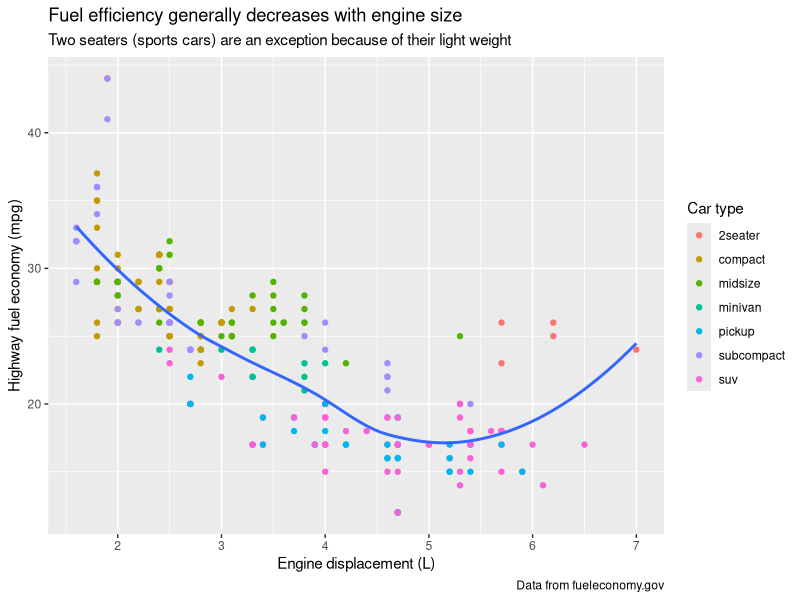
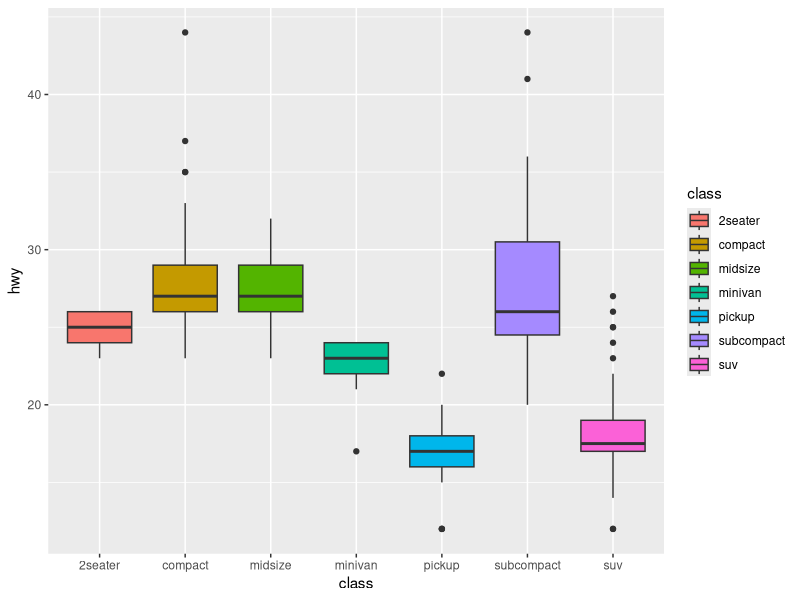
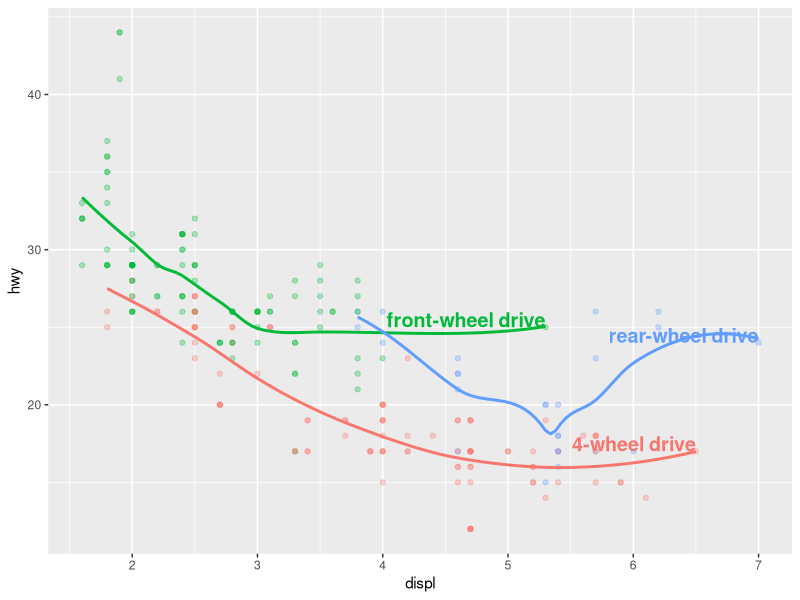
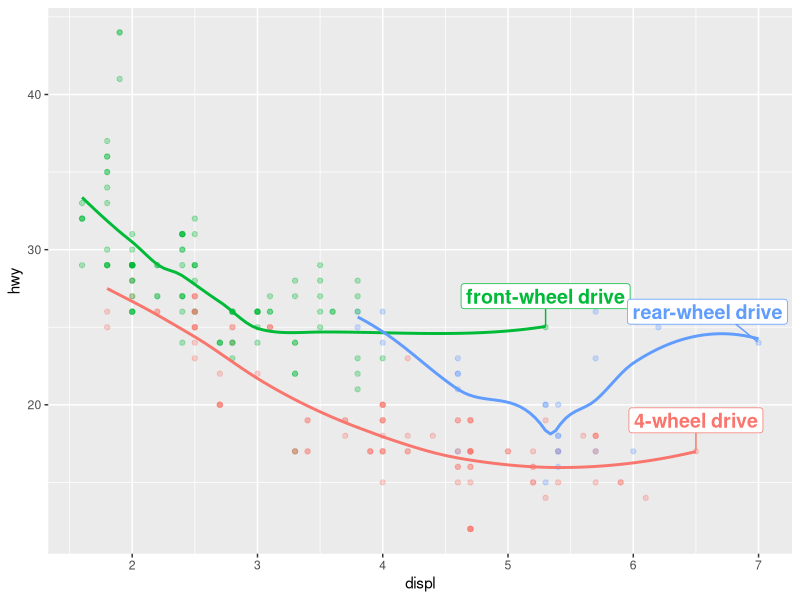
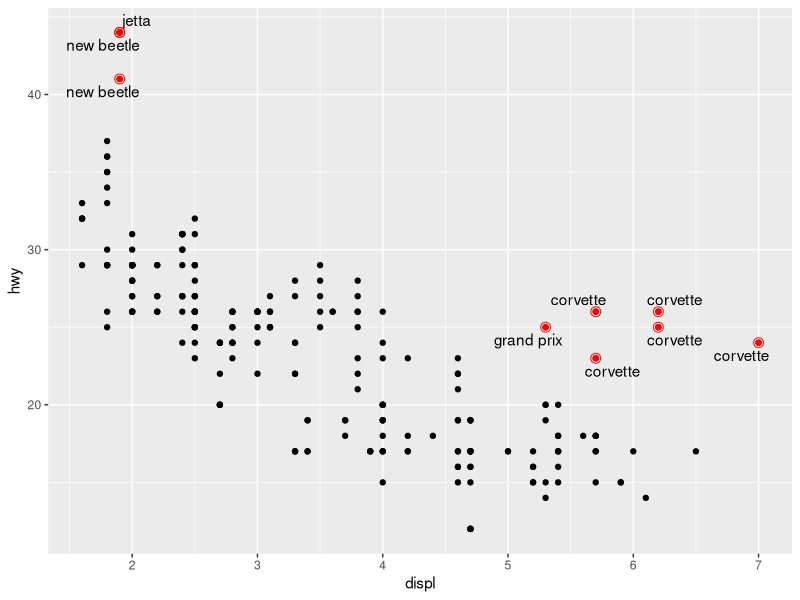
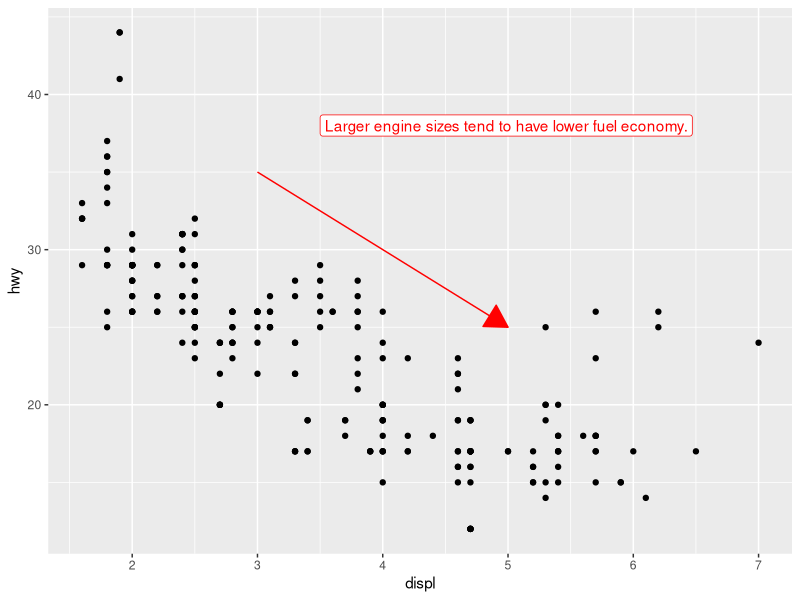
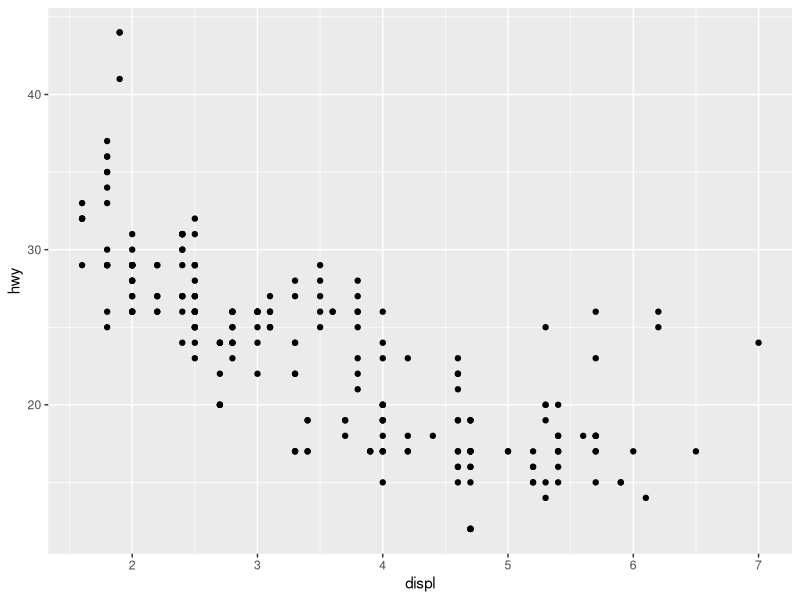
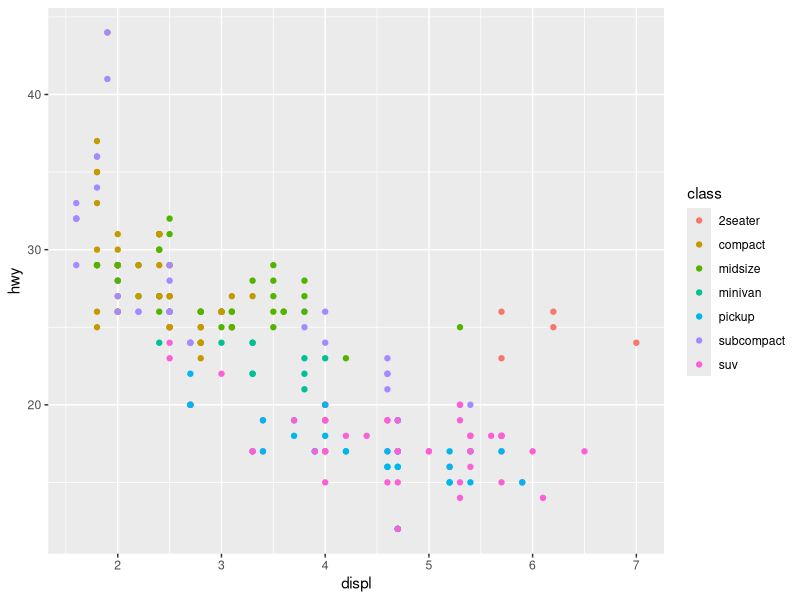

Generate these figures, in order, with R: (Note: this script raises an error after producing the figures.)
## ---- chunk 1
knitr::opts_chunk$set(
  echo = TRUE,
  message = FALSE,
  warning = FALSE,
  tidy = FALSE,
  fig.width = 7,
  fig.asp = 0.618
)
## ---- chunk 2
library(tidyverse)                 # for ggplot2 and mpg
library(ggrepel)                   # for smart label placement
library(patchwork)                 # for combining plots
library(scales)                    # for axis formatting
## ---- chunk 3
ggplot(mpg, aes(x = displ, y = hwy)) +
  geom_point(aes(color = class)) +
  geom_smooth(se = FALSE) +
  labs(
    x = "Engine displacement (L)",
    y = "Highway fuel economy (mpg)",
    color = "Car type",
    title = "Fuel efficiency generally decreases with engine size",
    subtitle = "Two seaters (sports cars) are an exception because of their light weight",
    caption = "Data from fueleconomy.gov"
  )
## ---- chunk 4
g1 <-  ggplot(
  data = mpg,
  mapping = aes(x = class, y = hwy, fill = class)) +
  geom_boxplot()

g1
## ---- chunk 5
label_info <- mpg |>
  group_by(drv) |>
  arrange(desc(displ)) |>
  slice_head(n = 1) |>
  mutate(
    drive_type = case_when(
      drv == "f" ~ "front-wheel drive",
      drv == "r" ~ "rear-wheel drive",
      drv == "4" ~ "4-wheel drive"
    )
  ) |> 
  select(displ, hwy, drv, drive_type)

label_info
## ---- chunk 6
ggplot(mpg, aes(x = displ, y = hwy, color = drv)) +
  # 
  geom_point(alpha = 0.3) + 
  geom_smooth(se = FALSE) +
  geom_text(
    data = label_info,
    aes(x = displ, y = hwy, label = drive_type),
    fontface = "bold",
    size = 5,
    hjust = "right",
    vjust = "bottom"
  ) +
  theme(legend.position = "none")
## ---- chunk 7
ggplot(mpg, aes(x = displ, y = hwy, color = drv)) +
  geom_point(alpha = 0.3) +
  geom_smooth(se = FALSE) +
  geom_label_repel(
    data = label_info,
    aes(x = displ, y = hwy, label = drive_type),
    fontface = "bold",
    size = 5,
    nudge_y = 2
  ) +
  theme(legend.position = "none")
## ---- chunk 8
potential_outliers <- mpg |>
  filter(hwy > 40 | (hwy > 20 & displ > 5))

ggplot(mpg, aes(x = displ, y = hwy)) +
  geom_point() +
  geom_text_repel(data = potential_outliers, aes(label = model)) +
  geom_point(data = potential_outliers, color = "red") +
  geom_point(
    data = potential_outliers,
    color = "red", size = 3, shape = "circle open"
  )
## ---- chunk 9
trend_text <- "Larger engine sizes tend to have lower fuel economy."
## ---- chunk 10
ggplot(mpg, aes(x = displ, y = hwy)) +
  geom_point() +
  annotate(
    geom = "label",
    x = 3.5,
    y = 38,
    label = trend_text,
    hjust = "left",
    color = "red"
  ) +
  annotate(
    geom = "segment",
    x = 3,
    y = 35,
    xend = 5,
    yend = 25,
    color = "red",
    arrow = arrow(type = "closed")
  )
## ---- chunk 11
ggplot(mpg, aes(displ, hwy)) +
  geom_point()
## ---- chunk 12
ggplot(mpg, aes(x = displ, y = hwy)) +
  geom_point(aes(color = class))
## ---- chunk 13
ggplot(mpg, aes(x = displ, y = hwy)) +
  geom_point(aes(color = class)) +
  scale_x_continuous() +
  scale_y_continuous() +
  scale_color_discrete()
## ---- chunk 14
ggplot(mpg, aes(x = displ, y = hwy, color = drv)) +
  geom_point() +
  scale_y_continuous(breaks = seq(15, 40, by = 5))
## ---- chunk 15
# Remove axis labels
ggplot(mpg, aes(x = displ, y = hwy, color = drv)) +
  geom_point() +
  scale_x_continuous(labels = NULL) +
  scale_y_continuous(labels = NULL)
## ---- chunk 16
ggplot(mpg, aes(x = displ, y = hwy, color = drv)) +
  geom_point() +
  scale_color_discrete(labels = NULL)
## ---- chunk 17
base <- ggplot(mpg, aes(x = displ, y = hwy)) +
  geom_point(aes(color = class))

base + theme(legend.position = "right")  # the default
base + theme(legend.position = "left")
base + theme(legend.position = "top")
base + theme(legend.position = "bottom")
base + theme(legend.position = "none")  # remove legend
## ---- chunk 18
# Left: original scale
ggplot(diamonds, aes(x = carat, y = price)) +
  geom_bin2d()
## ---- chunk 19
# Right: log-transformed scale
ggplot(diamonds, aes(x = carat, y = price)) +
  geom_bin2d() +
  scale_x_log10() +
  scale_y_log10()
## ---- chunk 20
# Default colors
ggplot(mpg, aes(x = displ, y = hwy)) +
  geom_point(aes(color = drv))
## ---- chunk 21
# ColorBrewer colors
ggplot(mpg, aes(x = displ, y = hwy)) +
  geom_point(aes(color = drv)) +
  scale_color_brewer(palette = "Set1")
## ---- chunk 22
ggplot(mpg, aes(x = displ, y = hwy)) +
  geom_point(aes(color = drv, shape = drv)) +
  scale_color_brewer(palette = "Set1")
## ---- chunk 23
presidential |>
  # to assign an ID to each president
  mutate(id = 33 + row_number()) |>
  ggplot(aes(x = start, y = id, color = party)) +
  geom_point() +
  geom_segment(aes(xend = end, yend = id)) +
  scale_color_manual(values = c(Republican = "#E81B23", Democratic = "#00AEF3"))
## ---- chunk 24
df <- tibble(x = rnorm(10000), y = rnorm(10000))

ggplot(df) +
  geom_point(aes(x = x, y = y, fill = x)) +
  scale_fill_gradient(low = "yellow", high = "red")
## ---- chunk 25
ggplot(mpg, aes(x = displ, y = hwy)) +
  geom_point(aes(color = class)) +
  geom_smooth(se = FALSE) +
  theme_classic()
## ---- chunk 26
knitr::include_graphics("images/visualization-themes.png")
## ---- chunk 27
ggplot(mpg, aes(x = displ, y = hwy, color = drv)) +
  geom_point() +
  theme_bw() +
  theme(legend.position = "bottom")
## ---- chunk 28
ggplot(mpg, aes(x = displ, y = hwy, color = drv)) +
  geom_point() +
  labs(
    title = "Larger engine sizes tend to have lower fuel economy",
    caption = "Source: https://fueleconomy.gov."
  )
## ---- chunk 29
p1 <- ggplot(mpg, aes(x = displ, y = hwy)) + 
  geom_point() + 
  labs(title = "Plot 1")

p2 <- ggplot(mpg, aes(x = drv, y = hwy)) + 
  geom_boxplot() + 
  labs(title = "Plot 2")

# Place side-by-side with +
p1 + p2
## ---- chunk 30
# Stack vertically with /
p1 / p2
## ---- chunk 31
p3 <- ggplot(mpg, aes(x = cty, y = hwy)) +
  geom_point() +
  labs(title = "Plot 3")

# p1 and p3 side-by-side, then p2 below
(p1 + p3) / p2
## ---- chunk 32
(p1 + p2) / p3 +
  plot_annotation(
    title = "Fuel economy analysis",
    subtitle = "Exploring the mpg dataset",
    caption = "Data from fueleconomy.gov"
  )
## ---- chunk 33
p1 <- ggplot(mpg, aes(x = displ, y = hwy)) +
  geom_point() +
  labs(title = "Plot 1")

p2 <- ggplot(mpg, aes(x = drv, y = hwy)) +
  geom_boxplot() +
  labs(title = "Plot 2")

p3 <- ggplot(mpg, aes(x = cty, y = hwy)) +
  geom_point() +
  labs(title = "Plot 3")

(p1 + p3) / p2
